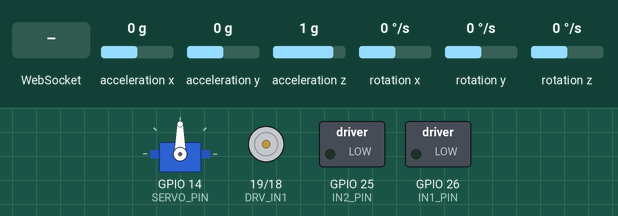
Bench run of a sketch on a simulated ESP32. On the bench: servo, motor-driver pin pairs drawn as motors (green arrow = first pin HIGH = forward, orange = second pin HIGH = backward, longer = more drive, scaled by the enable pin), switched loads named in the sketch (green lamp = pin HIGH). Inputs (shaded band) come from the test bench; at power-on: acceleration x 0 g, acceleration y 0 g, acceleration z 1 g, rotation x 0 °/s, rotation y 0 °/s, rotation z 0 °/s. What the sketch prints to the serial monitor is not drawn.

Above: at 6.4 s.
6.5 s: WebSocket text "FWD" received
8.0 s: WebSocket text "BACK" received
9.5 s: WebSocket text "LEFT" received
At 10.0 s:
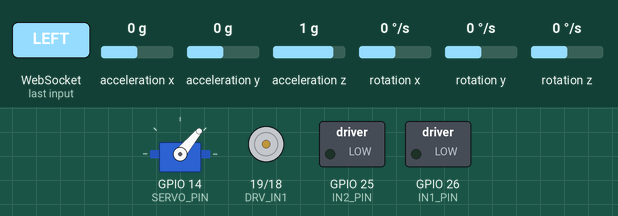
11.0 s: WebSocket text "RIGHT" received
At 12.2 s:
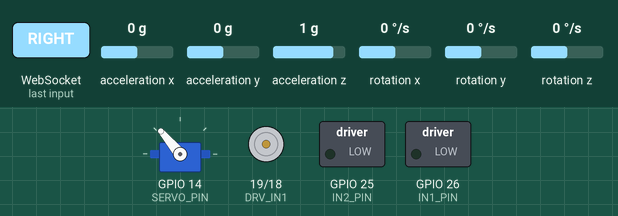
12.5 s: WebSocket text "FWD" received
14.0 s: WebSocket text "STRAIGHT" received
At 14.7 s:
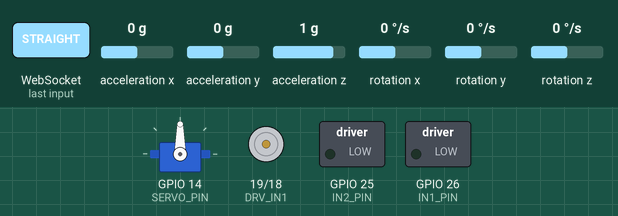
Timing chart, 0 to 16.5 s (numbered marks = the images above; inputs shaded):
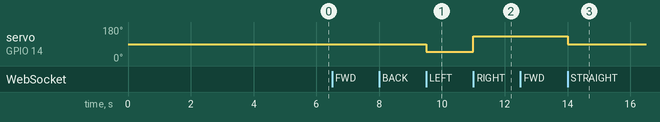

The sketch:

TEST_CODE.ino
```cpp
/*
  FINAL MASTER VERSION – ESP32 MOTORCYCLE BALANCER
  - MPU6050
  - Flywheel balancing
  - Rear-drive motor
  - Steering servo (ESP32Servo)
  - Web control (AP mode)
*/

#include <WiFi.h>
#include <WebServer.h>
#include <WebSocketsServer.h>
#include <WiFiUdp.h>
#include <Wire.h>
#include "MPU6050.h"
#include <ESP32Servo.h>

/* ---------------- PIN MAP ---------------- */
#define SDA_PIN 21
#define SCL_PIN 22

// Flywheel (L298N)
#define ENA_PIN 33
#define IN1_PIN 26
#define IN2_PIN 25

// Rear motor (single)
#define DRV_IN1 19
#define DRV_IN2 18

// Steering servo
#define SERVO_PIN 14

/* ---------------- NETWORK ---------------- */
const char* ap_ssid = "ESP32-BIKE";
const char* ap_pass = "12345678";

WebServer server(80);
WebSocketsServer webSocket(81);
WiFiUDP Udp;
const uint16_t UDP_PORT = 4210;

/* ---------------- IMU ---------------- */
MPU6050 mpu;
int16_t ax, ay, az, gx, gy, gz;

bool useAngleX = true;

float angle = 0;
float gyroRate = 0;
float targetAngle = 0;

unsigned long lastMicros = 0;

/* ---------------- PD GAINS ---------------- */
float Kp = 7.0;
float Kd = 0.55;
float Kf = 0.10;
float alpha = 0.98;

bool balancingEnabled = false;
bool inAggressive = false;

const float ANGLE_CUTOFF = 40;
const float AGG_ANGLE = 10;
const float EXIT_ANGLE = 5;
const int AGG_PWM = 230;

/* ---------------- INTERNAL STATE ---------------- */
float flywheel_est = 0;
float lastPWM = 0;

/* ---------------- SERVO ---------------- */
Servo steeringServo;
int SERVO_CENTER = 90;
int SERVO_LEFT = 50;
int SERVO_RIGHT = 130;

/* ---------------- HTML PAGE ---------------- */
const char page[] PROGMEM = R"=====(
<!DOCTYPE html>
<html>
<head>
<title>Bike Control</title>
<meta name="viewport" content="width=device-width, initial-scale=1">
<style>
button{padding:14px;margin:5px;font-size:20px}
</style>
</head>
<body>
<h2>ESP32 Motorcycle Control</h2>

<button onclick="send('START')">BALANCE START</button>
<button onclick="send('STOP')">BALANCE STOP</button><br>

<button onclick="send('FWD')">FORWARD</button>
<button onclick="send('BACK')">BACK</button><br>

<button onclick="send('LEFT')">LEFT</button>
<button onclick="send('RIGHT')">RIGHT</button>
<button onclick="send('STRAIGHT')">STRAIGHT</button><br><br>

Flywheel PWM:
<input id="p" type="number" value="0" min="-255" max="255">
<button onclick="fly()">SET</button><br><br>

Kp:<input id="kp" value="7.0">
Kd:<input id="kd" value="0.55">
Kf:<input id="kf" value="0.1">
<button onclick="setg()">SET</button>

<p>Status: <span id="st">--</span></p>

<script>
var ws = new WebSocket("ws://" + location.hostname + ":81/");
ws.onmessage = e => document.getElementById("st").innerText = e.data;

function send(x){ ws.send(x); }
function fly(){ ws.send("FLY=" + document.getElementById('p').value); }
function setg(){
  ws.send("Kp="+document.getElementById('kp').value);
  ws.send("Kd="+document.getElementById('kd').value);
  ws.send("Kf="+document.getElementById('kf').value);
}
</script>
</body>
</html>
)=====";

/* ---------------- MOTOR FUNCTIONS ---------------- */
void rearStop(){ digitalWrite(DRV_IN1, LOW); digitalWrite(DRV_IN2, LOW); }
void rearForward(){ digitalWrite(DRV_IN1, HIGH); digitalWrite(DRV_IN2, LOW); }
void rearBackward(){ digitalWrite(DRV_IN1, LOW); digitalWrite(DRV_IN2, HIGH); }

void flywheelMotor(int pwm){
  pwm = constrain(pwm, -255, 255);

  flywheel_est += (pwm - lastPWM) * 0.05;
  flywheel_est *= 0.97;
  lastPWM = pwm;

  int d = abs(pwm);

  if (pwm > 0){
    digitalWrite(IN1_PIN, HIGH);
    digitalWrite(IN2_PIN, LOW);
    analogWrite(ENA_PIN, d);
  } else if (pwm < 0){
    digitalWrite(IN1_PIN, LOW);
    digitalWrite(IN2_PIN, HIGH);
    analogWrite(ENA_PIN, d);
  } else {
    digitalWrite(IN1_PIN, LOW);
    digitalWrite(IN2_PIN, LOW);
    analogWrite(ENA_PIN, 0);
  }
}

/* ---------------- STEERING ---------------- */
void steerLeft(){ steeringServo.write(SERVO_LEFT); }
void steerRight(){ steeringServo.write(SERVO_RIGHT); }
void steerCenter(){ steeringServo.write(SERVO_CENTER); }

/* ---------------- ANGLE FUNCTIONS ---------------- */
float calcAngleX(){ return atan2((float)ay, (float)az) * 57.3; }
float calcAngleY(){ return atan2((float)ax, (float)az) * 57.3; }

/* ---------------- AXIS DETECTION ---------------- */
void detectAxis(){
  Serial.println("Tilt L/R for 5s...");
  unsigned long t0 = millis();
  double sx=0,sx2=0,sy=0,sy2=0; int c=0;

  while(millis() - t0 < 5000){
    mpu.getMotion6(&ax,&ay,&az,&gx,&gy,&gz);
    float axl = calcAngleX();
    float ayl = calcAngleY();
    sx += axl; sx2 += axl*axl;
    sy += ayl; sy2 += ayl*ayl;
    c++;
    delay(20);
  }

  double varX = (sx2 - (sx*sx)/c)/c;
  double varY = (sy2 - (sy*sy)/c)/c;

  useAngleX = (varX >= varY);
  Serial.printf("Axis = %d\n", useAngleX);
}

/* ---------------- WEBSOCKET ---------------- */
void wsEvent(uint8_t n, WStype_t t, uint8_t *p, size_t l){
  if(t != WStype_TEXT) return;

  String cmd = String((char*)p).substring(0,l);
  cmd.trim();

  if(cmd=="START") balancingEnabled=true;
  else if(cmd=="STOP"){ balancingEnabled=false; flywheelMotor(0); }
  else if(cmd=="FWD") rearForward();
  else if(cmd=="BACK") rearBackward();
  else if(cmd=="STRAIGHT") steerCenter();
  else if(cmd=="LEFT") steerLeft();
  else if(cmd=="RIGHT") steerRight();
  else if(cmd.startsWith("FLY=")) flywheelMotor(cmd.substring(4).toInt());
  else if(cmd.startsWith("Kp=")) Kp = cmd.substring(3).toFloat();
  else if(cmd.startsWith("Kd=")) Kd = cmd.substring(3).toFloat();
  else if(cmd.startsWith("Kf=")) Kf = cmd.substring(3).toFloat();
}

/* ---------------- SETUP ---------------- */
void setup(){
  Serial.begin(115200);

  pinMode(ENA_PIN, OUTPUT);
  pinMode(IN1_PIN, OUTPUT);
  pinMode(IN2_PIN, OUTPUT);
  pinMode(DRV_IN1, OUTPUT);
  pinMode(DRV_IN2, OUTPUT);
  rearStop();
  analogWrite(ENA_PIN, 0);

  Wire.begin(SDA_PIN, SCL_PIN);
  delay(200);

  mpu.initialize();
  Serial.println(mpu.testConnection() ? "MPU OK" : "MPU FAIL");

  steeringServo.attach(SERVO_PIN);
  steerCenter();

  WiFi.mode(WIFI_AP);
  WiFi.softAP(ap_ssid, ap_pass);

  server.on("/", [](){ server.send_P(200,"text/html",page); });
  server.begin();

  webSocket.begin();
  webSocket.onEvent(wsEvent);

  detectAxis();

  lastMicros = micros();
}

/* ---------------- LOOP ---------------- */
void loop(){
  server.handleClient();
  webSocket.loop();

  unsigned long now = micros();
  float dt = (now - lastMicros) / 1e6;
  if(dt <= 0) dt = 0.001;
  if(dt > 0.05) dt = 0.05;
  lastMicros = now;

  mpu.getMotion6(&ax,&ay,&az,&gx,&gy,&gz);

  float accAngle = useAngleX ? calcAngleX() : calcAngleY();
  gyroRate = gy / 131.0;

  angle = alpha*(angle + gyroRate*dt) + (1-alpha)*accAngle;

  float err = angle - targetAngle;
  float out = Kp*err + Kd*(-gyroRate) + Kf*flywheel_est;
  out = constrain(out, -230, 230);

  int pwm_final = 0;

  if(!balancingEnabled || fabs(angle) > ANGLE_CUTOFF){
    balancingEnabled = false;
    flywheelMotor(0);
  } else {
    pwm_final = (int)out;
    flywheelMotor(pwm_final);
  }

  static unsigned long ls=0;
  if(millis() - ls > 200){
    String s = "A:" + String(angle,2) + " PWM:" + String(pwm_final);
    webSocket.broadcastTXT(s);
    Serial.println(s);
    ls = millis();
  }
}
```

Measured:
- after the input at 9.5 s, servo on GPIO 14 (SERVO_PIN): 90° → 50° at once
- after the input at 11.0 s, servo on GPIO 14 (SERVO_PIN): 50° → 130° at once
- after the input at 14.0 s, servo on GPIO 14 (SERVO_PIN): 130° → 90° at once
